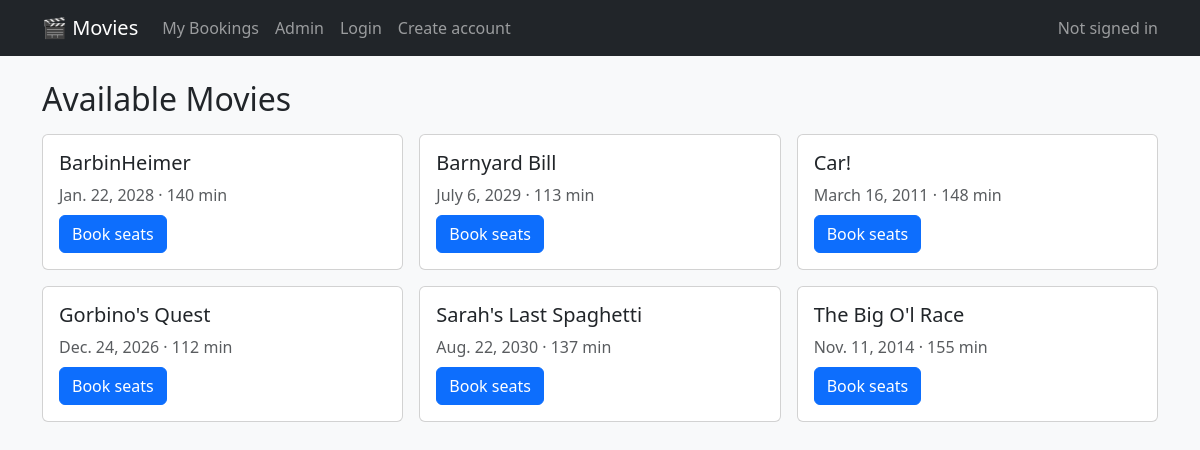
The page / on the database its author committed.
### bookings/models.py (models this page shows, shortened)
class Movie(models.Model):
    title = models.CharField(max_length=200)
    description = models.TextField(blank=True)
    release_date = models.DateField()
    duration = models.PositiveIntegerField(help_text="Duration in minutes")

### bookings/views.py (the view)
# urls.py: path('', movie_list, name='movie_list'),         # Homepage is movie list
def movie_list(request):
    movies = Movie.objects.all().order_by('title')
    return render(request, 'bookings/movie_list.html', {'movies': movies})

### bookings/templates/bookings/movie_list.html (shortened to what this page needs)
{% extends 'bookings/base.html' %}
{% block content %}
<h2 class="mb-3">Available Movies</h2>
<div class="row g-3">
  {% for m in movies %}
  <div class="col-md-6 col-lg-4">
    <div class="card h-100">
      <div class="card-body">
        <h5 class="card-title">{{ m.title }}</h5>
        <p class="card-text text-muted mb-2">
          {{ m.release_date }} · {{ m.duration }} min
        </p>
        <a class="btn btn-primary" href="{% url 'book_seat' m.id %}">Book seats</a>
      </div>
    </div>
  </div>
  {% empty %}
    <p>No movies yet. Add some in Admin.</p>
  {% endfor %}
</div>
{% endblock %}

### rows shown on the page
Movie: title "BarbinHeimer", release_date "Jan. 22, 2028", duration "140"
Movie: title "Barnyard Bill", release_date "July 6, 2029", duration "113"
Movie: title "Car!", release_date "March 16, 2011", duration "148"
Movie: title "Gorbino's Quest", release_date "Dec. 24, 2026", duration "112"
Movie: title "Sarah's Last Spaghetti", release_date "Aug. 22, 2030", duration "137"
Movie: title "The Big O'l Race", release_date "Nov. 11, 2014", duration "155"
